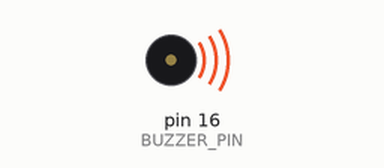
Bench run of a sketch on a simulated Arduino Uno, built with avr-gcc and run on an emulated ATmega328P. On the bench: buzzer (waves = sounding).

Above: at 1.0 s.
At 4.1 s:
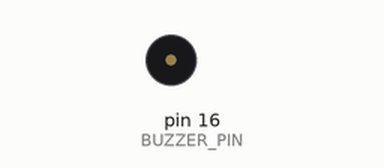
Timing chart, 0 to 5.6 s (numbered marks = the images above):
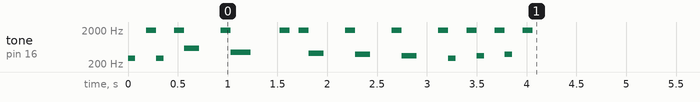

The sketch:

test_new_tune.ino
```cpp
#include <Tone32.h>

// Piezo buzzer pin & channel
int BUZZER_PIN = 16;
int BUZZER_CHANNEL = 0;


#define N_D4  294
#define N_F4  349
#define N_G4  392
#define N_GS4 415
#define N_A4  440
#define N_D5  587


int const TEMPO = 1200;

int melody[] = {
  N_D4, N_D4, N_D5, N_A4, 0, N_GS4, N_G4, N_F4, N_D4, N_F4, N_G4};

int noteDurations[] = {
  16, 16, 8, 6, 32, 8, 8, 8, 16, 16, 16};

//melody = 266 notes

void setup() {
  int melody_len = sizeof(melody)/sizeof(melody[0]);

  for (int thisNote = 0; thisNote < melody_len; thisNote++) {
    int noteDuration = TEMPO / noteDurations[thisNote];
    tone(BUZZER_PIN, melody[thisNote], noteDuration, BUZZER_CHANNEL);
    int pauseBetweenNotes = noteDuration * 1.45;
    delay(pauseBetweenNotes);
    noTone(BUZZER_PIN, BUZZER_CHANNEL);
    tone(BUZZER_PIN, NOTE_B6, 100, BUZZER_CHANNEL);
  }
}

void loop() {}
```
